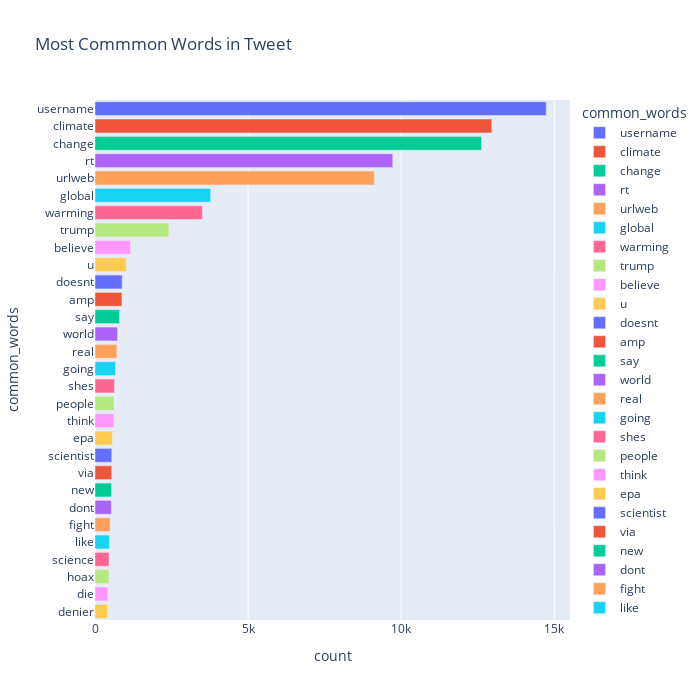

The cell this chart's notebook holds for it:
### Code cell
common_words(prepare["lemma_str"], 30, arrange="Most")

### Figure 1 — Plotly figure (JSON) as saved in the notebook; plotly's stock layout.template omitted (floating-point values rounded to 4 significant figures)
{"data": [{"alignmentgroup": "True", "hovertemplate": "common_words=%{y}<br>count=%{x}<extra></extra>", "legendgroup": "username", "marker": {"color": "#636efa", "pattern": {"shape": ""}}, "name": "username", "offsetgroup": "username", "orientation": "h", "showlegend": true, "textposition": "auto", "type": "bar", "x": [14737], "xaxis": "x", "y": ["username"], "yaxis": "y"}, {"alignmentgroup": "True", "hovertemplate": "common_words=%{y}<br>count=%{x}<extra></extra>", "legendgroup": "climate", "marker": {"color": "#EF553B", "pattern": {"shape": ""}}, "name": "climate", "offsetgroup": "climate", "orientation": "h", "showlegend": true, "textposition": "auto", "type": "bar", "x": [12959], "xaxis": "x", "y": ["climate"], "yaxis": "y"}, {"alignmentgroup": "True", "hovertemplate": "common_words=%{y}<br>count=%{x}<extra></extra>", "legendgroup": "change", "marker": {"color": "#00cc96", "pattern": {"shape": ""}}, "name": "change", "offsetgroup": "change", "orientation": "h", "showlegend": true, "textposition": "auto", "type": "bar", "x": [12622], "xaxis": "x", "y": ["change"], "yaxis": "y"}, {"alignmentgroup": "True", "hovertemplate": "common_words=%{y}<br>count=%{x}<extra></extra>", "legendgroup": "rt", "marker": {"color": "#ab63fa", "pattern": {"shape": ""}}, "name": "rt", "offsetgroup": "rt", "orientation": "h", "showlegend": true, "textposition": "auto", "type": "bar", "x": [9723], "xaxis": "x", "y": ["rt"], "yaxis": "y"}, {"alignmentgroup": "True", "hovertemplate": "common_words=%{y}<br>count=%{x}<extra></extra>", "legendgroup": "urlweb", "marker": {"color": "#FFA15A", "pattern": {"shape": ""}}, "name": "urlweb", "offsetgroup": "urlweb", "orientation": "h", "showlegend": true, "textposition": "auto", "type": "bar", "x": [9125], "xaxis": "x", "y": ["urlweb"], "yaxis": "y"}, {"alignmentgroup": "True", "hovertemplate": "common_words=%{y}<br>count=%{x}<extra></extra>", "legendgroup": "global", "marker": {"color": "#19d3f3", "pattern": {"shape": ""}}, "name": "global", "offsetgroup": "global", "orientation": "h", "showlegend": true, "textposition": "auto", "type": "bar", "x": [3779], "xaxis": "x", "y": ["global"], "yaxis": "y"}, {"alignmentgroup": "True", "hovertemplate": "common_words=%{y}<br>count=%{x}<extra></extra>", "legendgroup": "warming", "marker": {"color": "#FF6692", "pattern": {"shape": ""}}, "name": "warming", "offsetgroup": "warming", "orientation": "h", "showlegend": true, "textposition": "auto", "type": "bar", "x": [3509], "xaxis": "x", "y": ["warming"], "yaxis": "y"}, {"alignmentgroup": "True", "hovertemplate": "common_words=%{y}<br>count=%{x}<extra></extra>", "legendgroup": "trump", "marker": {"color": "#B6E880", "pattern": {"shape": ""}}, "name": "trump", "offsetgroup": "trump", "orientation": "h", "showlegend": true, "textposition": "auto", "type": "bar", "x": [2411], "xaxis": "x", "y": ["trump"], "yaxis": "y"}, {"alignmentgroup": "True", "hovertemplate": "common_words=%{y}<br>count=%{x}<extra></extra>", "legendgroup": "believe", "marker": {"color": "#FF97FF", "pattern": {"shape": ""}}, "name": "believe", "offsetgroup": "believe", "orientation": "h", "showlegend": true, "textposition": "auto", "type": "bar", "x": [1159], "xaxis": "x", "y": ["believe"], "yaxis": "y"}, {"alignmentgroup": "True", "hovertemplate": "common_words=%{y}<br>count=%{x}<extra></extra>", "legendgroup": "u", "marker": {"color": "#FECB52", "pattern": {"shape": ""}}, "name": "u", "offsetgroup": "u", "orientation": "h", "showlegend": true, "textposition": "auto", "type": "bar", "x": [1024], "xaxis": "x", "y": ["u"], "yaxis": "y"}, {"alignmentgroup": "True", "hovertemplate": "common_words=%{y}<br>count=%{x}<extra></extra>", "legendgroup": "doesnt", "marker": {"color": "#636efa", "pattern": {"shape": ""}}, "name": "doesnt", "offsetgroup": "doesnt", "orientation": "h", "showlegend": true, "textposition": "auto", "type": "bar", "x": [887], "xaxis": "x", "y": ["doesnt"], "yaxis": "y"}, {"alignmentgroup": "True", "hovertemplate": "common_words=%{y}<br>count=%{x}<extra></extra>", "legendgroup": "amp", "marker": {"color": "#EF553B", "pattern": {"shape": ""}}, "name": "amp", "offsetgroup": "amp", "orientation": "h", "showlegend": true, "textposition": "auto", "type": "bar", "x": [880], "xaxis": "x", "y": ["amp"], "yaxis": "y"}, {"alignmentgroup": "True", "hovertemplate": "common_words=%{y}<br>count=%{x}<extra></extra>", "legendgroup": "say", "marker": {"color": "#00cc96", "pattern": {"shape": ""}}, "name": "say", "offsetgroup": "say", "orientation": "h", "showlegend": true, "textposition": "auto", "type": "bar", "x": [802], "xaxis": "x", "y": ["say"], "yaxis": "y"}, {"alignmentgroup": "True", "hovertemplate": "common_words=%{y}<br>count=%{x}<extra></extra>", "legendgroup": "world", "marker": {"color": "#ab63fa", "pattern": {"shape": ""}}, "name": "world", "offsetgroup": "world", "orientation": "h", "showlegend": true, "textposition": "auto", "type": "bar", "x": [734], "xaxis": "x", "y": ["world"], "yaxis": "y"}, {"alignmentgroup": "True", "hovertemplate": "common_words=%{y}<br>count=%{x}<extra></extra>", "legendgroup": "real", "marker": {"color": "#FFA15A", "pattern": {"shape": ""}}, "name": "real", "offsetgroup": "real", "orientation": "h", "showlegend": true, "textposition": "auto", "type": "bar", "x": [716], "xaxis": "x", "y": ["real"], "yaxis": "y"}, {"alignmentgroup": "True", "hovertemplate": "common_words=%{y}<br>count=%{x}<extra></extra>", "legendgroup": "going", "marker": {"color": "#19d3f3", "pattern": {"shape": ""}}, "name": "going", "offsetgroup": "going", "orientation": "h", "showlegend": true, "textposition": "auto", "type": "bar", "x": [671], "xaxis": "x", "y": ["going"], "yaxis": "y"}, {"alignmentgroup": "True", "hovertemplate": "common_words=%{y}<br>count=%{x}<extra></extra>", "legendgroup": "shes", "marker": {"color": "#FF6692", "pattern": {"shape": ""}}, "name": "shes", "offsetgroup": "shes", "orientation": "h", "showlegend": true, "textposition": "auto", "type": "bar", "x": [638], "xaxis": "x", "y": ["shes"], "yaxis": "y"}, {"alignmentgroup": "True", "hovertemplate": "common_words=%{y}<br>count=%{x}<extra></extra>", "legendgroup": "people", "marker": {"color": "#B6E880", "pattern": {"shape": ""}}, "name": "people", "offsetgroup": "people", "orientation": "h", "showlegend": true, "textposition": "auto", "type": "bar", "x": [621], "xaxis": "x", "y": ["people"], "yaxis": "y"}, {"alignmentgroup": "True", "hovertemplate": "common_words=%{y}<br>count=%{x}<extra></extra>", "legendgroup": "think", "marker": {"color": "#FF97FF", "pattern": {"shape": ""}}, "name": "think", "offsetgroup": "think", "orientation": "h", "showlegend": true, "textposition": "auto", "type": "bar", "x": [612], "xaxis": "x", "y": ["think"], "yaxis": "y"}, {"alignmentgroup": "True", "hovertemplate": "common_words=%{y}<br>count=%{x}<extra></extra>", "legendgroup": "epa", "marker": {"color": "#FECB52", "pattern": {"shape": ""}}, "name": "epa", "offsetgroup": "epa", "orientation": "h", "showlegend": true, "textposition": "auto", "type": "bar", "x": [568], "xaxis": "x", "y": ["epa"], "yaxis": "y"}, {"alignmentgroup": "True", "hovertemplate": "common_words=%{y}<br>count=%{x}<extra></extra>", "legendgroup": "scientist", "marker": {"color": "#636efa", "pattern": {"shape": ""}}, "name": "scientist", "offsetgroup": "scientist", "orientation": "h", "showlegend": true, "textposition": "auto", "type": "bar", "x": [548], "xaxis": "x", "y": ["scientist"], "yaxis": "y"}, {"alignmentgroup": "True", "hovertemplate": "common_words=%{y}<br>count=%{x}<extra></extra>", "legendgroup": "via", "marker": {"color": "#EF553B", "pattern": {"shape": ""}}, "name": "via", "offsetgroup": "via", "orientation": "h", "showlegend": true, "textposition": "auto", "type": "bar", "x": [547], "xaxis": "x", "y": ["via"], "yaxis": "y"}, {"alignmentgroup": "True", "hovertemplate": "common_words=%{y}<br>count=%{x}<extra></extra>", "legendgroup": "new", "marker": {"color": "#00cc96", "pattern": {"shape": ""}}, "name": "new", "offsetgroup": "new", "orientation": "h", "showlegend": true, "textposition": "auto", "type": "bar", "x": [541], "xaxis": "x", "y": ["new"], "yaxis": "y"}, {"alignmentgroup": "True", "hovertemplate": "common_words=%{y}<br>count=%{x}<extra></extra>", "legendgroup": "dont", "marker": {"color": "#ab63fa", "pattern": {"shape": ""}}, "name": "dont", "offsetgroup": "dont", "orientation": "h", "showlegend": true, "textposition": "auto", "type": "bar", "x": [533], "xaxis": "x", "y": ["dont"], "yaxis": "y"}, {"alignmentgroup": "True", "hovertemplate": "common_words=%{y}<br>count=%{x}<extra></extra>", "legendgroup": "fight", "marker": {"color": "#FFA15A", "pattern": {"shape": ""}}, "name": "fight", "offsetgroup": "fight", "orientation": "h", "showlegend": true, "textposition": "auto", "type": "bar", "x": [496], "xaxis": "x", "y": ["fight"], "yaxis": "y"}, {"alignmentgroup": "True", "hovertemplate": "common_words=%{y}<br>count=%{x}<extra></extra>", "legendgroup": "like", "marker": {"color": "#19d3f3", "pattern": {"shape": ""}}, "name": "like", "offsetgroup": "like", "orientation": "h", "showlegend": true, "textposition": "auto", "type": "bar", "x": [472], "xaxis": "x", "y": ["like"], "yaxis": "y"}, {"alignmentgroup": "True", "hovertemplate": "common_words=%{y}<br>count=%{x}<extra></extra>", "legendgroup": "science", "marker": {"color": "#FF6692", "pattern": {"shape": ""}}, "name": "science", "offsetgroup": "science", "orientation": "h", "showlegend": true, "textposition": "auto", "type": "bar", "x": [458], "xaxis": "x", "y": ["science"], "yaxis": "y"}, {"alignmentgroup": "True", "hovertemplate": "common_words=%{y}<br>count=%{x}<extra></extra>", "legendgroup": "hoax", "marker": {"color": "#B6E880", "pattern": {"shape": ""}}, "name": "hoax", "offsetgroup": "hoax", "orientation": "h", "showlegend": true, "textposition": "auto", "type": "bar", "x": [453], "xaxis": "x", "y": ["hoax"], "yaxis": "y"}, {"alignmentgroup": "True", "hovertemplate": "common_words=%{y}<br>count=%{x}<extra></extra>", "legendgroup": "die", "marker": {"color": "#FF97FF", "pattern": {"shape": ""}}, "name": "die", "offsetgroup": "die", "orientation": "h", "showlegend": true, "textposition": "auto", "type": "bar", "x": [418], "xaxis": "x", "y": ["die"], "yaxis": "y"}, {"alignmentgroup": "True", "hovertemplate": "common_words=%{y}<br>count=%{x}<extra></extra>", "legendgroup": "denier", "marker": {"color": "#FECB52", "pattern": {"shape": ""}}, "name": "denier", "offsetgroup": "denier", "orientation": "h", "showlegend": true, "textposition": "auto", "type": "bar", "x": [408], "xaxis": "x", "y": ["denier"], "yaxis": "y"}], "layout": {"barmode": "relative", "height": 700, "legend": {"title": {"text": "common_words"}, "tracegroupgap": 0}, "title": {"text": "Most Commmon Words in Tweet"}, "width": 700, "xaxis": {"anchor": "y", "domain": [0, 1], "title": {"text": "count"}}, "yaxis": {"anchor": "x", "categoryarray": ["denier", "die", "hoax", "science", "like", "fight", "dont", "new", "via", "scientist", "epa", "think", "people", "shes", "going", "real", "world", "say", "amp", "doesnt", "u", "believe", "trump", "warming", "global", "urlweb", "rt", "change", "climate", "username"], "categoryorder": "array", "domain": [0, 1], "title": {"text": "common_words"}}}}
